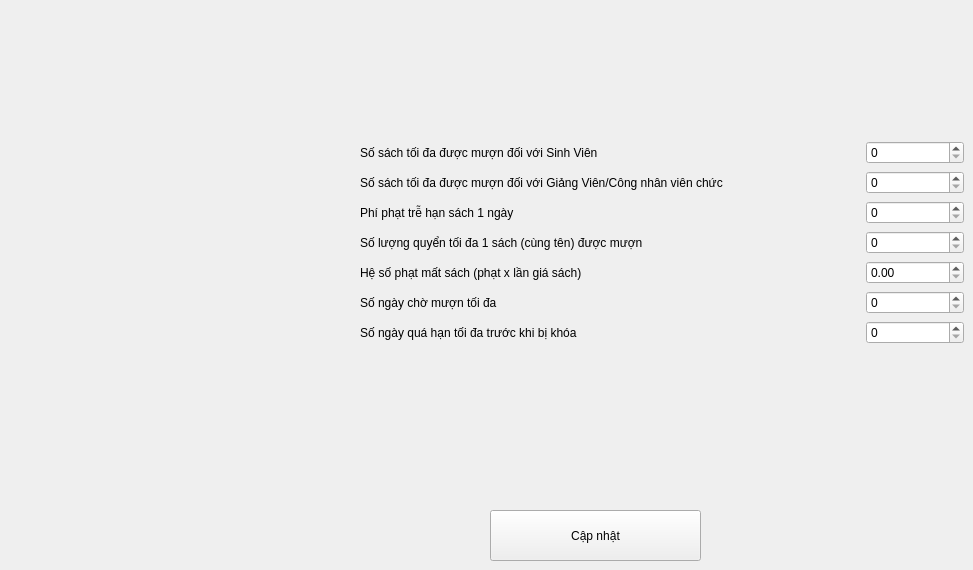
       <widget class="QWidget" name="tab_4">
        <attribute name="icon">
         <iconset resource="res.qrc">
          <normaloff>:/images/setting.png</normaloff>:/images/setting.png</iconset>
        </attribute>
        <attribute name="title">
         <string>Cài đặt</string>
        </attribute>
        <widget class="QPushButton" name="updateSettingButton">
         <property name="geometry">
          <rect>
           <x>490</x>
           <y>510</y>
           <width>211</width>
           <height>51</height>
          </rect>
         </property>
         <property name="text">
          <string>Cập nhật</string>
         </property>
         <property name="icon">
          <iconset resource="res.qrc">
           <normaloff>:/images/settingCheck.png</normaloff>:/images/settingCheck.png</iconset>
         </property>
         <property name="iconSize">
          <size>
           <width>48</width>
           <height>48</height>
          </size>
         </property>
        </widget>
        <widget class="QWidget" name="layoutWidget">
         <property name="geometry">
          <rect>
           <x>360</x>
           <y>140</y>
           <width>604</width>
           <height>206</height>
          </rect>
         </property>
         <layout class="QGridLayout" name="gridLayout_5">
          <item row="0" column="0">
           <widget class="QLabel" name="label_5">
            <property name="font">
             <font>
              <weight>50</weight>
              <bold>false</bold>
             </font>
            </property>
            <property name="text">
             <string>Số sách tối đa được mượn đối với Sinh Viên</string>
            </property>
           </widget>
          </item>
          <item row="0" column="1">
           <widget class="QSpinBox" name="spinBox_0">
            <property name="inputMethodHints">
             <set>Qt::ImhDigitsOnly</set>
            </property>
            <property name="maximum">
             <number>1000</number>
            </property>
           </widget>
          </item>
          <item row="1" column="0">
           <widget class="QLabel" name="label_6">
            <property name="sizePolicy">
             <sizepolicy hsizetype="Fixed" vsizetype="Preferred">
              <horstretch>0</horstretch>
              <verstretch>0</verstretch>
             </sizepolicy>
            </property>
            <property name="minimumSize">
             <size>
              <width>500</width>
              <height>0</height>
             </size>
            </property>
            <property name="font">
             <font>
              <weight>50</weight>
              <bold>false</bold>
             </font>
            </property>
            <property name="text">
             <string>Số sách tối đa được mượn đối với Giảng Viên/Công nhân viên chức</string>
            </property>
           </widget>
          </item>
          <item row="1" column="1">
           <widget class="QSpinBox" name="spinBox_1">
            <property name="inputMethodHints">
             <set>Qt::ImhDigitsOnly</set>
            </property>
            <property name="maximum">
             <number>1000</number>
            </property>
           </widget>
          </item>
          <item row="2" column="0">
           <widget class="QLabel" name="label_11">
            <property name="font">
             <font>
              <weight>50</weight>
              <bold>false</bold>
             </font>
            </property>
            <property name="text">
             <string>Phí phạt trễ hạn sách 1 ngày</string>
            </property>
           </widget>
          </item>
          <item row="2" column="1">
           <widget class="QSpinBox" name="spinBox_2">
            <property name="inputMethodHints">
             <set>Qt::ImhDigitsOnly</set>
            </property>
            <property name="maximum">
             <number>1000000</number>
            </property>
            <property name="singleStep">
             <number>500</number>
            </property>
           </widget>
          </item>
          <item row="3" column="0">
           <widget class="QLabel" name="label_12">
            <property name="sizePolicy">
             <sizepolicy hsizetype="Fixed" vsizetype="Preferred">
              <horstretch>0</horstretch>
              <verstretch>0</verstretch>
             </sizepolicy>
            </property>
            <property name="minimumSize">
             <size>
              <width>400</width>
              <height>0</height>
             </size>
            </property>
            <property name="font">
             <font>
              <weight>50</weight>
              <bold>false</bold>
             </font>
            </property>
            <property name="text">
             <string>Số lượng quyển tối đa 1 sách (cùng tên) được mượn</string>
            </property>
           </widget>
          </item>
          <item row="3" column="1">
           <widget class="QSpinBox" name="spinBox_3">
            <property name="inputMethodHints">
             <set>Qt::ImhDigitsOnly</set>
            </property>
            <property name="maximum">
             <number>1000</number>
            </property>
           </widget>
          </item>
          <item row="4" column="0">
           <widget class="QLabel" name="label_13">
            <property name="font">
             <font>
              <weight>50</weight>
              <bold>false</bold>
             </font>
            </property>
            <property name="text">
             <string>Hệ số phạt mất sách (phạt x lần giá sách)</string>
            </property>
           </widget>
          </item>
          <item row="4" column="1">
           <widget class="QDoubleSpinBox" name="spinBox_4">
            <property name="singleStep">
             <double>0.050000000000000</double>
            </property>
           </widget>
          </item>
          <item row="5" column="0">
           <widget class="QLabel" name="label_15">
            <property name="font">
             <font>
              <weight>50</weight>
              <bold>false</bold>
             </font>
            </property>
            <property name="text">
             <string>Số ngày chờ mượn tối đa</string>
            </property>
           </widget>
          </item>
          <item row="5" column="1">
           <widget class="QSpinBox" name="spinBox_5">
            <property name="inputMethodHints">
             <set>Qt::ImhDigitsOnly</set>
            </property>
            <property name="maximum">
             <number>1000</number>
            </property>
           </widget>
          </item>
          <item row="6" column="0">
           <widget class="QLabel" name="label_16">
            <property name="font">
             <font>
              <weight>50</weight>
              <bold>false</bold>
             </font>
            </property>
            <property name="text">
             <string>Số ngày quá hạn tối đa trước khi bị khóa</string>
            </property>
           </widget>
          </item>
          <item row="6" column="1">
           <widget class="QSpinBox" name="spinBox_6">
            <property name="inputMethodHints">
             <set>Qt::ImhDigitsOnly</set>
            </property>
            <property name="maximum">
             <number>1000</number>
            </property>
           </widget>
          </item>
         </layout>
        </widget>
       </widget>
